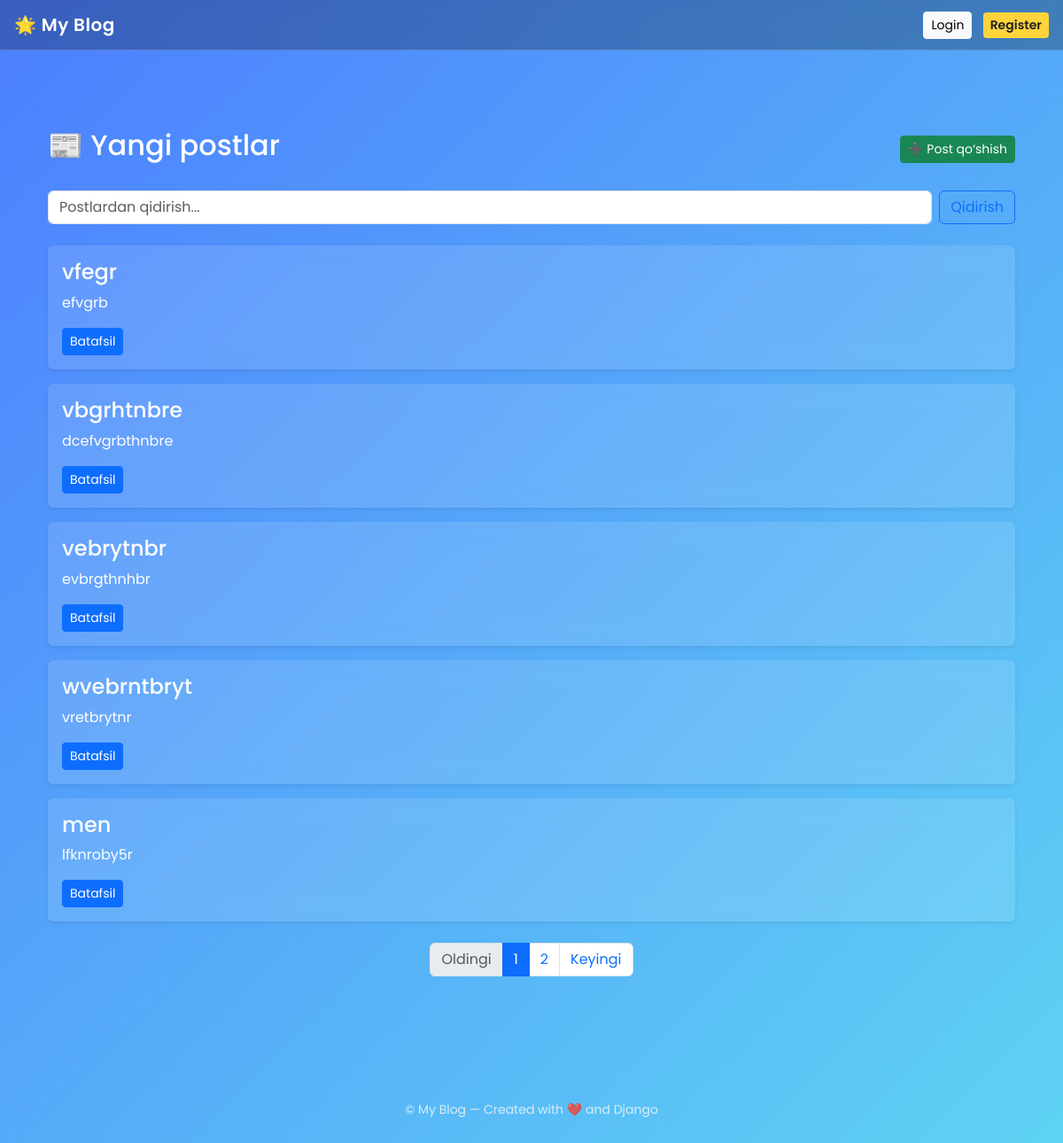
Before: / with the older database file.
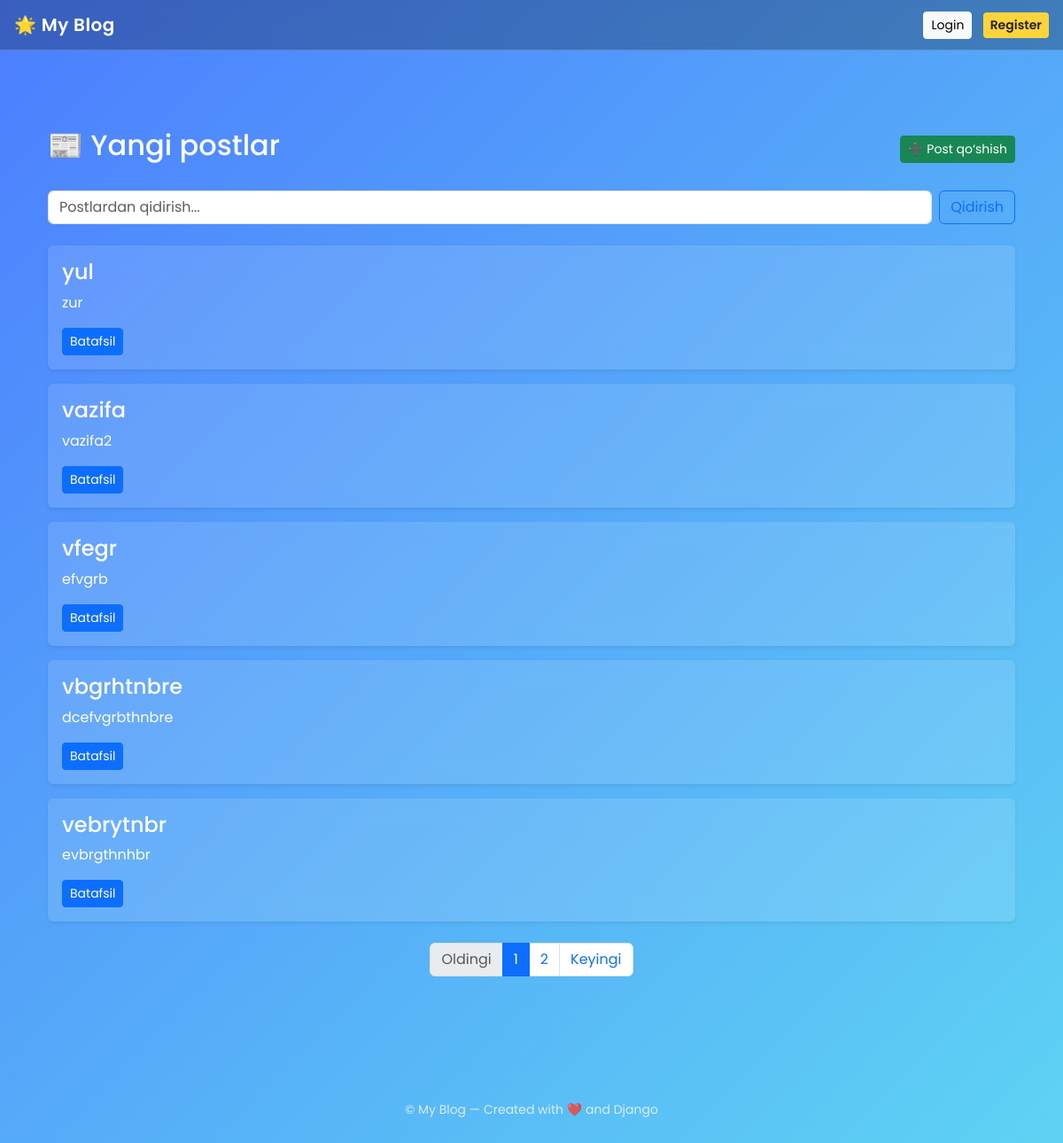
After: the same page with the newer database file.
### configapp/models.py (models this page shows, shortened)
class Post(models.Model):
    title = models.CharField(max_length=200)
    content = models.TextField()
    author = models.ForeignKey(User, on_delete=models.CASCADE)
    created_at = models.DateTimeField(auto_now_add=True)
    updated_at = models.DateTimeField(auto_now=True)

### configapp/views.py (the view)
# urls.py: path('', post_list, name='post_list'),
def post_list(request):
    query = request.GET.get('q')
    post_list = Post.objects.all().order_by('-created_at')
    if query:
        post_list = post_list.filter(title__icontains = query)
    paginator = Paginator(post_list, 5)
    page_number = request.GET.get('page')
    posts = paginator.get_page(page_number)
    return render(request,'post_list.html',{'posts':posts})

### templates/post_list.html
{% extends 'base.html' %}
{% block content %}
<div class="container mt-4">
  <div class="d-flex justify-content-between align-items-center mb-4">
    <h2>📰 Yangi postlar</h2>
    <a href="{% url 'post_create' %}" class="btn btn-success btn-sm">➕ Post qo‘shish</a>
  </div>
  <form method="get" class="mb-4 d-flex">
    <input
      type="text"
      name="q"
      class="form-control me-2"
      placeholder="Postlardan qidirish..."
      value="{{ request.GET.q }}"
    >
    <button class="btn btn-outline-primary" type="submit">Qidirish</button>
  </form>
  {% for post in posts %}
    <div class="card mb-3 shadow-sm">
      <div class="card-body">
        <h4>{{ post.title }}</h4>
        <p>{{ post.content|truncatewords:25 }}</p>
        <a href="{% url 'post_detail' post.pk %}" class="btn btn-primary btn-sm">Batafsil</a>
      </div>
    </div>
  {% empty %}
    <p>Hozircha postlar yo‘q 😔</p>
  {% endfor %}
  <nav aria-label="Page navigation example">
    <ul class="pagination justify-content-center mt-4">
      {% if posts.has_previous %}
        <li class="page-item">
          <a class="page-link" href="?page={{ posts.previous_page_number }}{% if request.GET.q %}&q={{ request.GET.q }}{% endif %}">Oldingi</a>
        </li>
      {% else %}
        <li class="page-item disabled"><span class="page-link">Oldingi</span></li>
      {% endif %}
      {% for num in posts.paginator.page_range %}
        {% if posts.number == num %}
          <li class="page-item active"><span class="page-link">{{ num }}</span></li>
        {% else %}
          <li class="page-item">
            <a class="page-link" href="?page={{ num }}{% if request.GET.q %}&q={{ request.GET.q }}{% endif %}">
              {{ num }}
            </a>
          </li>
        {% endif %}
      {% endfor %}
      {% if posts.has_next %}
        <li class="page-item">
          <a class="page-link" href="?page={{ posts.next_page_number }}{% if request.GET.q %}&q={{ request.GET.q }}{% endif %}">Keyingi</a>
        </li>
      {% else %}
        <li class="page-item disabled"><span class="page-link">Keyingi</span></li>
      {% endif %}
    </ul>
  </nav>
</div>
{% endblock %}

### templates/base.html (shortened to what this page needs)
<!DOCTYPE html>
<html lang="en">
<head>
    <link href="https://cdn.jsdelivr.net/npm/bootstrap@5.3.3/dist/css/bootstrap.min.css" rel="stylesheet">
</head>
<body>
<nav class="navbar navbar-expand-lg navbar-dark px-3 py-2">
    <a class="navbar-brand" href="{% url 'post_list' %}">🌟 My Blog</a>
    <div class="ms-auto">
        {% if user.is_authenticated %}
            <span class="me-3">👋 {{ user.username }}</span>
              <form method="post" action="{% url 'logout' %}" style="display:inline;">
                {% csrf_token %}
                <button type="submit" class="btn btn-danger">Logout</button>
              </form>
        {% else %}
            <a href="{% url 'login' %}" class="btn btn-sm btn-light me-2">Login</a>
            <a href="{% url 'register' %}" class="btn btn-sm btn-custom">Register</a>
        {% endif %}
    </div>
</nav>
<div class="container py-5">
    {% block content %}
    {% endblock %}
</div>
<footer class="text-light py-3">
    <p>© {{ now|date:"Y" }} My Blog — Created with ❤️ and Django</p>
</footer>
</body>
</html>

### templates/base.html (style rules this page uses)
body { font-family: 'Poppins', sans-serif; background: linear-gradient(135deg, #4C7EFF, #5ED3F3); color: #fff; min-height: 100vh; margin: 0; }
.navbar { background-color: rgba(0,0,0,0.25); backdrop-filter: blur(8px); border-bottom: 1px solid rgba(255,255,255,0.2); }
.navbar-brand { font-weight: 600; letter-spacing: 0.5px; }
.btn-custom { background-color: #FFD43B; color: #222; border: none; font-weight: 600; transition: 0.3s; }
.card { background: rgba(255,255,255,0.12); border: none; backdrop-filter: blur(12px); color: #fff; transition: 0.3s; }
footer { margin-top: 60px; text-align: center; font-size: 14px; opacity: 0.8; }

Changed rows visible on the page:
no longer on this page (row unchanged): Post: title "wvebrntbryt", content "vretbrytnr"
no longer on this page (row unchanged): Post: title "men", content "lfknroby5r"
added Post: title "yul", content "zur"
added Post: title "vazifa", content "vazifa2"
